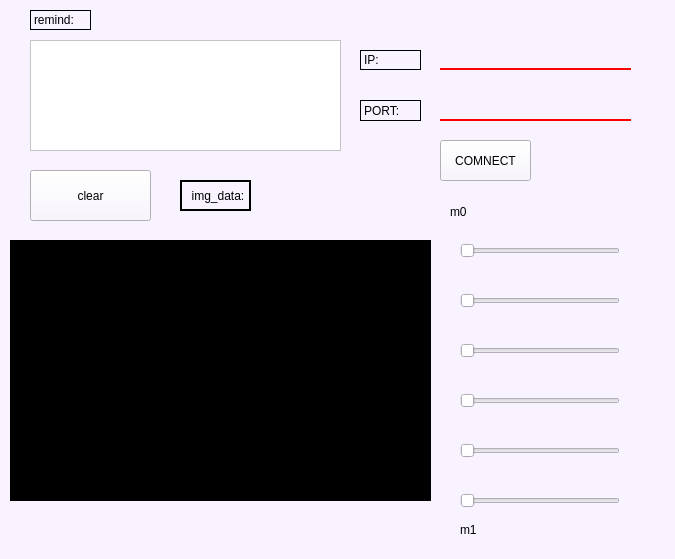
<?xml version="1.0" encoding="UTF-8"?>
<ui version="4.0">
 <class>Widget</class>
 <widget class="QWidget" name="Widget">
  <property name="geometry">
   <rect>
    <x>0</x>
    <y>0</y>
    <width>675</width>
    <height>559</height>
   </rect>
  </property>
  <property name="windowTitle">
   <string>机械臂</string>
  </property>
  <property name="styleSheet">
   <string notr="true">background-color: rgb(248, 243, 255);</string>
  </property>
  <widget class="QLabel" name="label">
   <property name="geometry">
    <rect>
     <x>360</x>
     <y>50</y>
     <width>61</width>
     <height>20</height>
    </rect>
   </property>
   <property name="styleSheet">
    <string notr="true">border-top: 1px solid black;
border-left: 1px solid black;
border-right: 1px solid black;
border-bottom: 1px solid black;</string>
   </property>
   <property name="text">
    <string>IP:</string>
   </property>
  </widget>
  <widget class="QLabel" name="label_2">
   <property name="geometry">
    <rect>
     <x>360</x>
     <y>100</y>
     <width>61</width>
     <height>21</height>
    </rect>
   </property>
   <property name="styleSheet">
    <string notr="true">border-top: 1px solid black;
border-left: 1px solid black;
border-right: 1px solid black;
border-bottom: 1px solid black;</string>
   </property>
   <property name="text">
    <string>PORT:</string>
   </property>
  </widget>
  <widget class="QPushButton" name="pushButton">
   <property name="geometry">
    <rect>
     <x>440</x>
     <y>140</y>
     <width>91</width>
     <height>41</height>
    </rect>
   </property>
   <property name="styleSheet">
    <string notr="true"/>
   </property>
   <property name="text">
    <string>COMNECT</string>
   </property>
  </widget>
  <widget class="QLineEdit" name="lineEdit">
   <property name="geometry">
    <rect>
     <x>440</x>
     <y>39</y>
     <width>191</width>
     <height>31</height>
    </rect>
   </property>
   <property name="styleSheet">
    <string notr="true">border-top: 0px;
border-left: 0px;
border-right: 0px;
border-bottom: 2px solid red;</string>
   </property>
  </widget>
  <widget class="QLineEdit" name="lineEdit_2">
   <property name="geometry">
    <rect>
     <x>440</x>
     <y>90</y>
     <width>191</width>
     <height>31</height>
    </rect>
   </property>
   <property name="styleSheet">
    <string notr="true">border-top: 0px;
border-left: 0px;
border-right: 0px;
border-bottom: 2px solid red;</string>
   </property>
  </widget>
  <widget class="QTextEdit" name="textEdit">
   <property name="geometry">
    <rect>
     <x>30</x>
     <y>40</y>
     <width>311</width>
     <height>111</height>
    </rect>
   </property>
   <property name="styleSheet">
    <string notr="true">background-color: rgb(255, 255, 255);</string>
   </property>
  </widget>
  <widget class="QLabel" name="label_3">
   <property name="geometry">
    <rect>
     <x>30</x>
     <y>10</y>
     <width>61</width>
     <height>20</height>
    </rect>
   </property>
   <property name="styleSheet">
    <string notr="true">border-top: 1px solid black;
border-left: 1px solid black;
border-right: 1px solid black;
border-bottom: 1px solid black;</string>
   </property>
   <property name="text">
    <string>remind:</string>
   </property>
  </widget>
  <widget class="QPushButton" name="pushButton_2">
   <property name="geometry">
    <rect>
     <x>30</x>
     <y>170</y>
     <width>121</width>
     <height>51</height>
    </rect>
   </property>
   <property name="text">
    <string>clear</string>
   </property>
  </widget>
  <widget class="QLabel" name="label_4">
   <property name="geometry">
    <rect>
     <x>10</x>
     <y>240</y>
     <width>421</width>
     <height>261</height>
    </rect>
   </property>
   <property name="styleSheet">
    <string notr="true">background-color: rgb(0, 0, 0);</string>
   </property>
   <property name="text">
    <string>pic_ture</string>
   </property>
  </widget>
  <widget class="QLabel" name="label_5">
   <property name="geometry">
    <rect>
     <x>180</x>
     <y>180</y>
     <width>71</width>
     <height>31</height>
    </rect>
   </property>
   <property name="styleSheet">
    <string notr="true">border-top: 2px solid black;
font: 11pt &quot;华文仿宋&quot;;
border-left: 2px solid black;
border-right: 2px solid black;
border-bottom: 2px solid black;</string>
   </property>
   <property name="text">
    <string>  img_data:</string>
   </property>
  </widget>
  <widget class="QSlider" name="horizontalSlider">
   <property name="geometry">
    <rect>
     <x>460</x>
     <y>240</y>
     <width>160</width>
     <height>22</height>
    </rect>
   </property>
   <property name="maximum">
    <number>180</number>
   </property>
   <property name="orientation">
    <enum>Qt::Horizontal</enum>
   </property>
  </widget>
  <widget class="QSlider" name="horizontalSlider_2">
   <property name="geometry">
    <rect>
     <x>460</x>
     <y>290</y>
     <width>160</width>
     <height>22</height>
    </rect>
   </property>
   <property name="orientation">
    <enum>Qt::Horizontal</enum>
   </property>
  </widget>
  <widget class="QSlider" name="horizontalSlider_3">
   <property name="geometry">
    <rect>
     <x>460</x>
     <y>340</y>
     <width>160</width>
     <height>22</height>
    </rect>
   </property>
   <property name="orientation">
    <enum>Qt::Horizontal</enum>
   </property>
  </widget>
  <widget class="QSlider" name="horizontalSlider_4">
   <property name="geometry">
    <rect>
     <x>460</x>
     <y>390</y>
     <width>160</width>
     <height>22</height>
    </rect>
   </property>
   <property name="orientation">
    <enum>Qt::Horizontal</enum>
   </property>
  </widget>
  <widget class="QSlider" name="horizontalSlider_5">
   <property name="geometry">
    <rect>
     <x>460</x>
     <y>440</y>
     <width>160</width>
     <height>22</height>
    </rect>
   </property>
   <property name="orientation">
    <enum>Qt::Horizontal</enum>
   </property>
  </widget>
  <widget class="QSlider" name="horizontalSlider_6">
   <property name="geometry">
    <rect>
     <x>460</x>
     <y>490</y>
     <width>160</width>
     <height>22</height>
    </rect>
   </property>
   <property name="orientation">
    <enum>Qt::Horizontal</enum>
   </property>
  </widget>
  <widget class="QLabel" name="label_6">
   <property name="geometry">
    <rect>
     <x>450</x>
     <y>202</y>
     <width>61</width>
     <height>20</height>
    </rect>
   </property>
   <property name="text">
    <string>m0</string>
   </property>
  </widget>
  <widget class="QLabel" name="label_7">
   <property name="geometry">
    <rect>
     <x>460</x>
     <y>520</y>
     <width>61</width>
     <height>20</height>
    </rect>
   </property>
   <property name="text">
    <string>m1</string>
   </property>
  </widget>
 </widget>
 <layoutdefault spacing="6" margin="11"/>
 <resources/>
 <connections/>
</ui>
